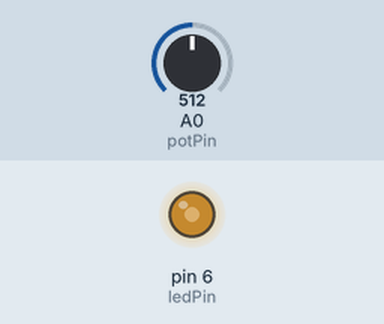
Recording of a sketch running on a simulated Arduino Uno, built with avr-gcc and run on an emulated ATmega328P. On the bench: output pins drawn as LEDs (lit = HIGH). Inputs (shaded band) come from the test bench; at power-on: A0 (potPin) = 512.

Above: at 1.2 s.
1.3 s: A0 (potPin) set to 716
At 1.9 s:
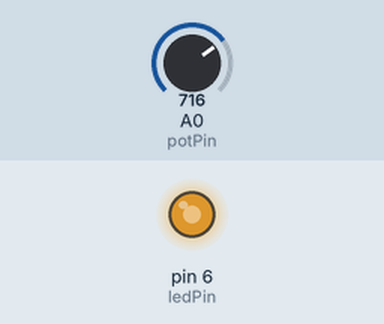
2.9 s: A0 (potPin) set to 900
At 4.2 s:
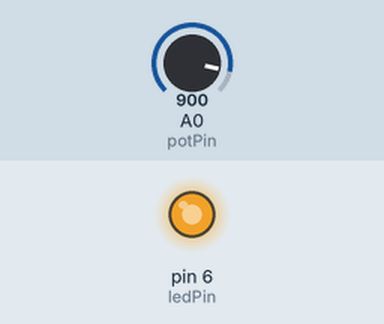
4.5 s: A0 (potPin) set to 122
At 5.7 s:
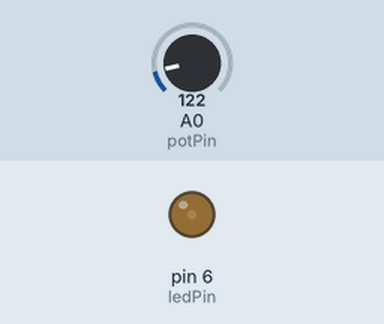
6.1 s: A0 (potPin) set to 0
At 6.9 s:
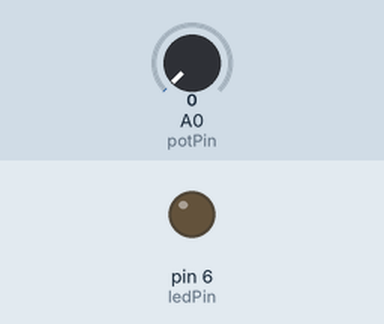
7.7 s: A0 (potPin) set to 511
At 8.2 s:
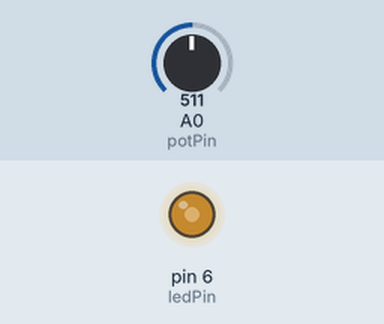
Timing chart, 0 to 10.3 s (numbered marks = the images above; inputs shaded):
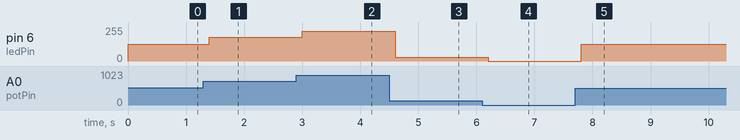

The sketch:

Potentiometer_with_LED.ino
```cpp
int ledPin = 6;
int potPin = A0;
int reading = 0;
int y = 0;

void setup() {
  // put your setup code here, to run once:
  pinMode(ledPin, OUTPUT);
}

void loop() {
  // put your main code here, to run repeatedly:
  reading = analogRead(potPin);
  y = map(reading, 0, 1023, 0, 255);
  analogWrite(ledPin, y);
  delay(200);
}
```

Measured:
- after the input at 1.3 s, pin 6 (ledPin): 127/255 → 178/255 after 0.10 s
- after the input at 2.9 s, pin 6 (ledPin): 178/255 → 224/255 after 0.10 s
- after the input at 4.5 s, pin 6 (ledPin): 224/255 → 30/255 after 0.10 s
- after the input at 6.1 s, pin 6 (ledPin): 30/255 → 0/255 after 0.11 s
- after the input at 7.7 s, pin 6 (ledPin): 0/255 → 127/255 after 0.11 s
